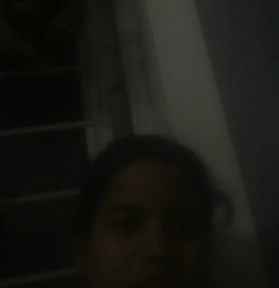
#> input picture liveness_debug_crop.jpg, 279 x 288 px, given in place of the camera
$ python test_face_detection.py
#> lines starting #> are read from the running program, lines starting #| are printed output that depends on the picture; after the words box and inside, x2 and y2 are one past the last pixel; in counts of white or black regions, pixels touching at a corner belong together

from pathlib import Path
import cv2

# Get the project folder automatically
PROJECT_ROOT = Path(__file__).resolve().parent

print("OpenCV version:", cv2.__version__)
print("Project folder:", PROJECT_ROOT)

# Check possible locations for the Haar Cascade XML file
cascade_paths = [
    PROJECT_ROOT / "models" / "haarcascade_frontalface_default.xml",
    Path(cv2.__file__).resolve().parent / "data" / "haarcascade_frontalface_default.xml",
]

face_cascade = None

for cascade_path in cascade_paths:
    print("Checking cascade:", cascade_path)

    if cascade_path.is_file():
        detector = cv2.CascadeClassifier(str(cascade_path))

        if not detector.empty():
            face_cascade = detector
            print("Cascade loaded successfully!")
            break

if face_cascade is None:
    print("\nERROR: Haar Cascade XML file was not found.")
    print("Please check the models folder or reinstall OpenCV.")
    raise SystemExit(1)

# Open the webcam
camera = cv2.VideoCapture(0, cv2.CAP_DSHOW)

# Fall back to the default backend if necessary
if not camera.isOpened():
    camera.release()
    camera = cv2.VideoCapture(0)

if not camera.isOpened():
    print("ERROR: Could not open webcam.")
    raise SystemExit(1)

print("\nWebcam opened.")
print("Keep your face visible and well-lit.")
print("Press Q to quit.")

while True:
    success, frame = camera.read()
#> frame is the input picture: shape (288, 279, 3); mean B, G, R 20.2, 24.6, 24.4

    if not success or frame is None:
        print("ERROR: Could not read webcam frame.")
        break

    # Mirror the image for easier positioning
    frame = cv2.flip(frame, 1)
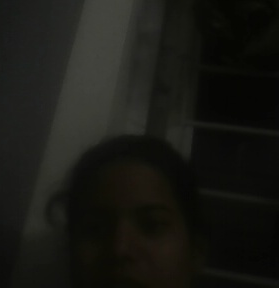
#> frame: shape (288, 279, 3); mean B, G, R 20.2, 24.6, 24.4

    # Convert frame to grayscale and improve contrast
    gray = cv2.cvtColor(frame, cv2.COLOR_BGR2GRAY)
    gray = cv2.equalizeHist(gray)
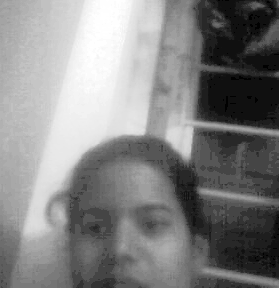
#> gray: shape (288, 279); min 0, max 255, mean 131.2

    # Detect faces
    faces = face_cascade.detectMultiScale(
        gray,
        scaleFactor=1.05,
        minNeighbors=3,
        minSize=(30, 30)
    )
#> faces = [[67, 174, 111, 111]]

    # Draw a rectangle around every detected face
    for (x, y, w, h) in faces:
        cv2.rectangle(
            frame,
            (x, y),
            (x + w, y + h),
            (0, 255, 0),
            2
        )
#> this loop made 1 pass
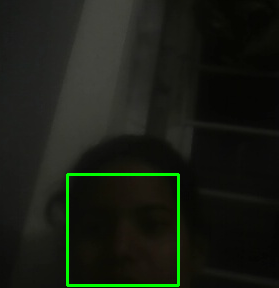
#> frame: shape (288, 279, 3); 1.65% of pixels changed, all inside (x1, y1, x2, y2) = (66, 173, 180, 287)

    if len(faces) > 0:
        message = "FACE DETECTED"
        color = (0, 255, 0)
    else:
        message = "NO FACE DETECTED"
        color = (0, 0, 255)

    cv2.putText(
        frame,
        message,
        (20, 35),
        cv2.FONT_HERSHEY_SIMPLEX,
        0.8,
        color,
        2
    )
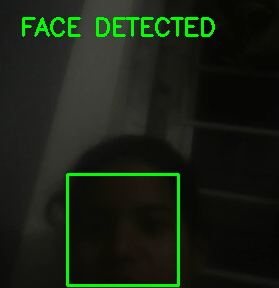
#> frame: shape (288, 279, 3); 1.83% of pixels changed, all inside (x1, y1, x2, y2) = (22, 17, 215, 37)

    cv2.imshow("Face Detection Test", frame)

    if cv2.waitKey(1) & 0xFF == ord("q"):
#> (key q is pressed here)
        break

camera.release()
cv2.destroyAllWindows()
